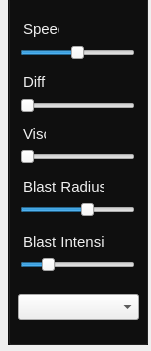
    <widget class="QWidget" name="widget_A3" native="true">
     <property name="geometry">
      <rect>
       <x>9</x>
       <y>145</y>
       <width>151</width>
       <height>351</height>
      </rect>
     </property>
     <widget class="QGroupBox" name="groupBox">
      <property name="geometry">
       <rect>
        <x>8</x>
        <y>-6</y>
        <width>140</width>
        <height>351</height>
       </rect>
      </property>
      <property name="sizePolicy">
       <sizepolicy hsizetype="Preferred" vsizetype="Preferred">
        <horstretch>0</horstretch>
        <verstretch>0</verstretch>
       </sizepolicy>
      </property>
      <property name="palette">
       <palette>
        <active>
         <colorrole role="WindowText">
          <brush brushstyle="SolidPattern">
           <color alpha="255">
            <red>255</red>
            <green>255</green>
            <blue>255</blue>
           </color>
          </brush>
         </colorrole>
         <colorrole role="Button">
          <brush brushstyle="SolidPattern">
           <color alpha="255">
            <red>15</red>
            <green>15</green>
            <blue>15</blue>
           </color>
          </brush>
         </colorrole>
         <colorrole role="Base">
          <brush brushstyle="SolidPattern">
           <color alpha="255">
            <red>15</red>
            <green>15</green>
            <blue>15</blue>
           </color>
          </brush>
         </colorrole>
         <colorrole role="Window">
          <brush brushstyle="SolidPattern">
           <color alpha="255">
            <red>15</red>
            <green>15</green>
            <blue>15</blue>
           </color>
          </brush>
         </colorrole>
        </active>
        <inactive>
         <colorrole role="WindowText">
          <brush brushstyle="SolidPattern">
           <color alpha="255">
            <red>255</red>
            <green>255</green>
            <blue>255</blue>
           </color>
          </brush>
         </colorrole>
         <colorrole role="Button">
          <brush brushstyle="SolidPattern">
           <color alpha="255">
            <red>15</red>
            <green>15</green>
            <blue>15</blue>
           </color>
          </brush>
         </colorrole>
         <colorrole role="Base">
          <brush brushstyle="SolidPattern">
           <color alpha="255">
            <red>15</red>
            <green>15</green>
            <blue>15</blue>
           </color>
          </brush>
         </colorrole>
         <colorrole role="Window">
          <brush brushstyle="SolidPattern">
           <color alpha="255">
            <red>15</red>
            <green>15</green>
            <blue>15</blue>
           </color>
          </brush>
         </colorrole>
        </inactive>
        <disabled>
         <colorrole role="WindowText">
          <brush brushstyle="SolidPattern">
           <color alpha="255">
            <red>127</red>
            <green>127</green>
            <blue>127</blue>
           </color>
          </brush>
         </colorrole>
         <colorrole role="Button">
          <brush brushstyle="SolidPattern">
           <color alpha="255">
            <red>15</red>
            <green>15</green>
            <blue>15</blue>
           </color>
          </brush>
         </colorrole>
         <colorrole role="Base">
          <brush brushstyle="SolidPattern">
           <color alpha="255">
            <red>15</red>
            <green>15</green>
            <blue>15</blue>
           </color>
          </brush>
         </colorrole>
         <colorrole role="Window">
          <brush brushstyle="SolidPattern">
           <color alpha="255">
            <red>15</red>
            <green>15</green>
            <blue>15</blue>
           </color>
          </brush>
         </colorrole>
        </disabled>
       </palette>
      </property>
      <property name="styleSheet">
       <string notr="true">QGroupBox {
	
	background-color: rgb(15, 15, 15);
}</string>
      </property>
      <property name="title">
       <string/>
      </property>
      <widget class="QLabel" name="label">
       <property name="geometry">
        <rect>
         <x>15</x>
         <y>27</y>
         <width>36</width>
         <height>16</height>
        </rect>
       </property>
       <property name="palette">
        <palette>
         <active>
          <colorrole role="WindowText">
           <brush brushstyle="SolidPattern">
            <color alpha="255">
             <red>240</red>
             <green>240</green>
             <blue>240</blue>
            </color>
           </brush>
          </colorrole>
         </active>
         <inactive>
          <colorrole role="WindowText">
           <brush brushstyle="SolidPattern">
            <color alpha="255">
             <red>240</red>
             <green>240</green>
             <blue>240</blue>
            </color>
           </brush>
          </colorrole>
         </inactive>
         <disabled>
          <colorrole role="WindowText">
           <brush brushstyle="SolidPattern">
            <color alpha="255">
             <red>127</red>
             <green>127</green>
             <blue>127</blue>
            </color>
           </brush>
          </colorrole>
         </disabled>
        </palette>
       </property>
       <property name="font">
        <font>
         <pointsize>11</pointsize>
        </font>
       </property>
       <property name="text">
        <string>Speed:</string>
       </property>
      </widget>
      <widget class="QSlider" name="speedSlider">
       <property name="geometry">
        <rect>
         <x>12</x>
         <y>48</y>
         <width>115</width>
         <height>22</height>
        </rect>
       </property>
       <property name="sizePolicy">
        <sizepolicy hsizetype="Ignored" vsizetype="Fixed">
         <horstretch>0</horstretch>
         <verstretch>0</verstretch>
        </sizepolicy>
       </property>
       <property name="maximum">
        <number>20</number>
       </property>
       <property name="value">
        <number>10</number>
       </property>
       <property name="orientation">
        <enum>Qt::Horizontal</enum>
       </property>
      </widget>
      <widget class="QLabel" name="label_2">
       <property name="geometry">
        <rect>
         <x>15</x>
         <y>80</y>
         <width>23</width>
         <height>16</height>
        </rect>
       </property>
       <property name="palette">
        <palette>
         <active>
          <colorrole role="WindowText">
           <brush brushstyle="SolidPattern">
            <color alpha="255">
             <red>240</red>
             <green>240</green>
             <blue>240</blue>
            </color>
           </brush>
          </colorrole>
         </active>
         <inactive>
          <colorrole role="WindowText">
           <brush brushstyle="SolidPattern">
            <color alpha="255">
             <red>240</red>
             <green>240</green>
             <blue>240</blue>
            </color>
           </brush>
          </colorrole>
         </inactive>
         <disabled>
          <colorrole role="WindowText">
           <brush brushstyle="SolidPattern">
            <color alpha="255">
             <red>127</red>
             <green>127</green>
             <blue>127</blue>
            </color>
           </brush>
          </colorrole>
         </disabled>
        </palette>
       </property>
       <property name="font">
        <font>
         <pointsize>11</pointsize>
        </font>
       </property>
       <property name="text">
        <string>Diff:</string>
       </property>
      </widget>
      <widget class="QSlider" name="diffSlider">
       <property name="geometry">
        <rect>
         <x>12</x>
         <y>101</y>
         <width>115</width>
         <height>22</height>
        </rect>
       </property>
       <property name="sizePolicy">
        <sizepolicy hsizetype="Ignored" vsizetype="Fixed">
         <horstretch>0</horstretch>
         <verstretch>0</verstretch>
        </sizepolicy>
       </property>
       <property name="minimum">
        <number>2</number>
       </property>
       <property name="maximum">
        <number>500</number>
       </property>
       <property name="value">
        <number>2</number>
       </property>
       <property name="orientation">
        <enum>Qt::Horizontal</enum>
       </property>
      </widget>
      <widget class="QLabel" name="label_7">
       <property name="geometry">
        <rect>
         <x>15</x>
         <y>132</y>
         <width>23</width>
         <height>16</height>
        </rect>
       </property>
       <property name="palette">
        <palette>
         <active>
          <colorrole role="WindowText">
           <brush brushstyle="SolidPattern">
            <color alpha="255">
             <red>240</red>
             <green>240</green>
             <blue>240</blue>
            </color>
           </brush>
          </colorrole>
         </active>
         <inactive>
          <colorrole role="WindowText">
           <brush brushstyle="SolidPattern">
            <color alpha="255">
             <red>240</red>
             <green>240</green>
             <blue>240</blue>
            </color>
           </brush>
          </colorrole>
         </inactive>
         <disabled>
          <colorrole role="WindowText">
           <brush brushstyle="SolidPattern">
            <color alpha="255">
             <red>127</red>
             <green>127</green>
             <blue>127</blue>
            </color>
           </brush>
          </colorrole>
         </disabled>
        </palette>
       </property>
       <property name="font">
        <font>
         <pointsize>11</pointsize>
        </font>
       </property>
       <property name="text">
        <string>Visc:</string>
       </property>
      </widget>
      <widget class="QSlider" name="viscSlider">
       <property name="geometry">
        <rect>
         <x>12</x>
         <y>152</y>
         <width>115</width>
         <height>22</height>
        </rect>
       </property>
       <property name="sizePolicy">
        <sizepolicy hsizetype="Ignored" vsizetype="Fixed">
         <horstretch>0</horstretch>
         <verstretch>0</verstretch>
        </sizepolicy>
       </property>
       <property name="minimum">
        <number>2</number>
       </property>
       <property name="maximum">
        <number>500</number>
       </property>
       <property name="value">
        <number>2</number>
       </property>
       <property name="orientation">
        <enum>Qt::Horizontal</enum>
       </property>
      </widget>
      <widget class="QLabel" name="label_11">
       <property name="geometry">
        <rect>
         <x>15</x>
         <y>185</y>
         <width>81</width>
         <height>16</height>
        </rect>
       </property>
       <property name="palette">
        <palette>
         <active>
          <colorrole role="WindowText">
           <brush brushstyle="SolidPattern">
            <color alpha="255">
             <red>240</red>
             <green>240</green>
             <blue>240</blue>
            </color>
           </brush>
          </colorrole>
         </active>
         <inactive>
          <colorrole role="WindowText">
           <brush brushstyle="SolidPattern">
            <color alpha="255">
             <red>240</red>
             <green>240</green>
             <blue>240</blue>
            </color>
           </brush>
          </colorrole>
         </inactive>
         <disabled>
          <colorrole role="WindowText">
           <brush brushstyle="SolidPattern">
            <color alpha="255">
             <red>127</red>
             <green>127</green>
             <blue>127</blue>
            </color>
           </brush>
          </colorrole>
         </disabled>
        </palette>
       </property>
       <property name="font">
        <font>
         <pointsize>11</pointsize>
        </font>
       </property>
       <property name="text">
        <string>Blast Radius:</string>
       </property>
      </widget>
      <widget class="QSlider" name="blastRadSlider">
       <property name="geometry">
        <rect>
         <x>12</x>
         <y>205</y>
         <width>115</width>
         <height>22</height>
        </rect>
       </property>
       <property name="sizePolicy">
        <sizepolicy hsizetype="Ignored" vsizetype="Fixed">
         <horstretch>0</horstretch>
         <verstretch>0</verstretch>
        </sizepolicy>
       </property>
       <property name="minimum">
        <number>1</number>
       </property>
       <property name="maximum">
        <number>11</number>
       </property>
       <property name="singleStep">
        <number>2</number>
       </property>
       <property name="value">
        <number>7</number>
       </property>
       <property name="orientation">
        <enum>Qt::Horizontal</enum>
       </property>
      </widget>
      <widget class="QSlider" name="blastIntensitySlider">
       <property name="geometry">
        <rect>
         <x>12</x>
         <y>260</y>
         <width>115</width>
         <height>22</height>
        </rect>
       </property>
       <property name="sizePolicy">
        <sizepolicy hsizetype="Ignored" vsizetype="Fixed">
         <horstretch>0</horstretch>
         <verstretch>0</verstretch>
        </sizepolicy>
       </property>
       <property name="minimum">
        <number>1</number>
       </property>
       <property name="maximum">
        <number>30</number>
       </property>
       <property name="value">
        <number>7</number>
       </property>
       <property name="orientation">
        <enum>Qt::Horizontal</enum>
       </property>
      </widget>
      <widget class="QLabel" name="label_12">
       <property name="geometry">
        <rect>
         <x>15</x>
         <y>240</y>
         <width>81</width>
         <height>16</height>
        </rect>
       </property>
       <property name="palette">
        <palette>
         <active>
          <colorrole role="WindowText">
           <brush brushstyle="SolidPattern">
            <color alpha="255">
             <red>240</red>
             <green>240</green>
             <blue>240</blue>
            </color>
           </brush>
          </colorrole>
         </active>
         <inactive>
          <colorrole role="WindowText">
           <brush brushstyle="SolidPattern">
            <color alpha="255">
             <red>240</red>
             <green>240</green>
             <blue>240</blue>
            </color>
           </brush>
          </colorrole>
         </inactive>
         <disabled>
          <colorrole role="WindowText">
           <brush brushstyle="SolidPattern">
            <color alpha="255">
             <red>127</red>
             <green>127</green>
             <blue>127</blue>
            </color>
           </brush>
          </colorrole>
         </disabled>
        </palette>
       </property>
       <property name="font">
        <font>
         <pointsize>11</pointsize>
        </font>
       </property>
       <property name="text">
        <string>Blast Intensity:</string>
       </property>
      </widget>
      <widget class="QComboBox" name="blastBox">
       <property name="geometry">
        <rect>
         <x>10</x>
         <y>300</y>
         <width>121</width>
         <height>26</height>
        </rect>
       </property>
       <property name="font">
        <font>
         <pointsize>10</pointsize>
        </font>
       </property>
      </widget>
     </widget>
    </widget>
